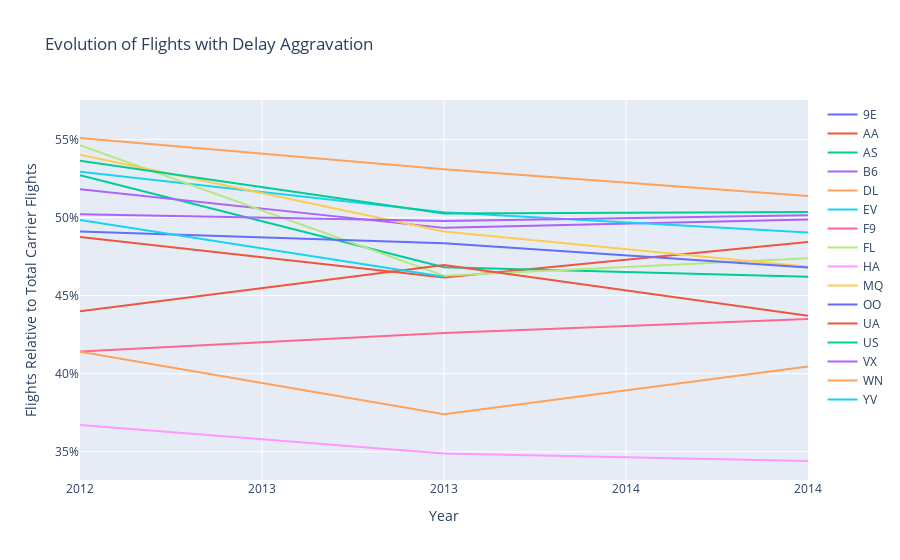

The notebook cell saved with this chart:
### Markdown cell above
EVOLUTION OF DELAY CORRECTIONS COUNT RELATIVE TO FLIGHT COUNT PER CARRIER ACROSS INDIVIDUAL YEARS: Delay Aggravation

### Code cell
traces = []
changePerCarrierMap = dict()
years = []

for i in range(len(carrierDelayCountEvolution.toPandas()['Year'])):
    if not carrierDelayCountEvolution.toPandas()['Year'][i] in years:
        years.append(carrierDelayCountEvolution.toPandas()['Year'][i])

years.sort()
        
for i in range(len(carrierDelayCountEvolution.toPandas()['Carrier'])):
    if not carrierDelayCountEvolution.toPandas()['Carrier'][i] in changePerCarrierMap:
        changePerCarrierMap[carrierDelayCountEvolution.toPandas()['Carrier'][i]] = []
        
    changePerCarrierMap[carrierDelayCountEvolution.toPandas()['Carrier'][i]].append(carrierDelayCountEvolution.toPandas()['DelayAggravation'][i])
    
for key in changePerCarrierMap:
    traces.append(go.Scatter(
        y = changePerCarrierMap[key],
        x = years,
        mode = 'lines',
        name = key))
       
layout = dict(title = 'Evolution of Flights with Delay Aggravation',
              xaxis= dict(title= 'Year',zeroline= False,tickformat='d'),
              yaxis= dict(title= 'Flights Relative to Total Carrier Flights',tickformat=',.0%')
             )

fig = dict(data = traces, layout = layout)

pyo.iplot(fig)

### Figure 1 — Plotly figure (JSON) as saved in the notebook; plotly's stock layout.template omitted (floating-point values rounded to 4 significant figures)
{"data": [{"mode": "lines", "name": "9E", "type": "scatter", "x": [2012, 2013, 2014], "y": [0.5631]}, {"mode": "lines", "name": "AA", "type": "scatter", "x": [2012, 2013, 2014], "y": [0.4875, 0.4616, 0.4843]}, {"mode": "lines", "name": "AS", "type": "scatter", "x": [2012, 2013, 2014], "y": [0.5271, 0.4682, 0.462]}, {"mode": "lines", "name": "B6", "type": "scatter", "x": [2012, 2013, 2014], "y": [0.518, 0.4934, 0.4988]}, {"mode": "lines", "name": "DL", "type": "scatter", "x": [2012, 2013, 2014], "y": [0.551, 0.5309, 0.5137]}, {"mode": "lines", "name": "EV", "type": "scatter", "x": [2012, 2013, 2014], "y": [0.5293, 0.5034, 0.4903]}, {"mode": "lines", "name": "F9", "type": "scatter", "x": [2012, 2013, 2014], "y": [0.4143, 0.426, 0.435]}, {"mode": "lines", "name": "FL", "type": "scatter", "x": [2012, 2013, 2014], "y": [0.5464, 0.4627, 0.4739]}, {"mode": "lines", "name": "HA", "type": "scatter", "x": [2012, 2013, 2014], "y": [0.3672, 0.3489, 0.3441]}, {"mode": "lines", "name": "MQ", "type": "scatter", "x": [2012, 2013, 2014], "y": [0.5402, 0.491, 0.4685]}, {"mode": "lines", "name": "OO", "type": "scatter", "x": [2012, 2013, 2014], "y": [0.4911, 0.4836, 0.4681]}, {"mode": "lines", "name": "UA", "type": "scatter", "x": [2012, 2013, 2014], "y": [0.44, 0.4696, 0.4371]}, {"mode": "lines", "name": "US", "type": "scatter", "x": [2012, 2013, 2014], "y": [0.5363, 0.5026, 0.5035]}, {"mode": "lines", "name": "VX", "type": "scatter", "x": [2012, 2013, 2014], "y": [0.502, 0.4977, 0.5014]}, {"mode": "lines", "name": "WN", "type": "scatter", "x": [2012, 2013, 2014], "y": [0.414, 0.374, 0.4046]}, {"mode": "lines", "name": "YV", "type": "scatter", "x": [2012, 2013, 2014], "y": [0.4984, 0.4621]}], "layout": {"autosize": true, "title": {"text": "Evolution of Flights with Delay Aggravation"}, "xaxis": {"autorange": true, "range": [2012, 2014], "tickformat": "d", "title": {"text": "Year"}, "type": "linear", "zeroline": false}, "yaxis": {"autorange": true, "range": [0.3319, 0.5752], "tickformat": ",.0%", "title": {"text": "Flights Relative to Total Carrier Flights"}, "type": "linear"}}}
